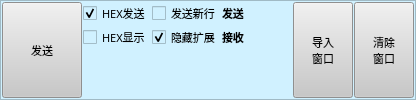
    <widget class="QFrame" name="frame_10">
     <property name="minimumSize">
      <size>
       <width>0</width>
       <height>40</height>
      </size>
     </property>
     <property name="maximumSize">
      <size>
       <width>16777215</width>
       <height>200</height>
      </size>
     </property>
     <property name="font">
      <font>
       <pointsize>10</pointsize>
      </font>
     </property>
     <property name="styleSheet">
      <string notr="true">background-color: rgb(208, 241, 255);</string>
     </property>
     <property name="frameShape">
      <enum>QFrame::StyledPanel</enum>
     </property>
     <property name="frameShadow">
      <enum>QFrame::Sunken</enum>
     </property>
     <layout class="QGridLayout" name="gridLayout">
      <property name="leftMargin">
       <number>1</number>
      </property>
      <property name="topMargin">
       <number>1</number>
      </property>
      <property name="rightMargin">
       <number>1</number>
      </property>
      <property name="bottomMargin">
       <number>1</number>
      </property>
      <property name="spacing">
       <number>1</number>
      </property>
      <item row="1" column="2">
       <widget class="QCheckBox" name="check_hide">
        <property name="enabled">
         <bool>true</bool>
        </property>
        <property name="sizePolicy">
         <sizepolicy hsizetype="Fixed" vsizetype="Fixed">
          <horstretch>0</horstretch>
          <verstretch>0</verstretch>
         </sizepolicy>
        </property>
        <property name="minimumSize">
         <size>
          <width>0</width>
          <height>10</height>
         </size>
        </property>
        <property name="font">
         <font>
          <family>新宋体</family>
          <pointsize>8</pointsize>
         </font>
        </property>
        <property name="text">
         <string>隐藏扩展</string>
        </property>
        <property name="checkable">
         <bool>true</bool>
        </property>
        <property name="checked">
         <bool>true</bool>
        </property>
        <property name="tristate">
         <bool>false</bool>
        </property>
       </widget>
      </item>
      <item row="0" column="2">
       <widget class="QCheckBox" name="check_new_line">
        <property name="sizePolicy">
         <sizepolicy hsizetype="Fixed" vsizetype="Fixed">
          <horstretch>0</horstretch>
          <verstretch>0</verstretch>
         </sizepolicy>
        </property>
        <property name="minimumSize">
         <size>
          <width>0</width>
          <height>10</height>
         </size>
        </property>
        <property name="font">
         <font>
          <family>新宋体</family>
          <pointsize>8</pointsize>
         </font>
        </property>
        <property name="text">
         <string>发送新行</string>
        </property>
       </widget>
      </item>
      <item row="1" column="1">
       <widget class="QCheckBox" name="check_show_hex">
        <property name="sizePolicy">
         <sizepolicy hsizetype="Fixed" vsizetype="Fixed">
          <horstretch>0</horstretch>
          <verstretch>0</verstretch>
         </sizepolicy>
        </property>
        <property name="minimumSize">
         <size>
          <width>0</width>
          <height>10</height>
         </size>
        </property>
        <property name="font">
         <font>
          <family>新宋体</family>
          <pointsize>8</pointsize>
         </font>
        </property>
        <property name="text">
         <string>HEX显示</string>
        </property>
       </widget>
      </item>
      <item row="0" column="0" rowspan="3">
       <widget class="QPushButton" name="pushButton_send">
        <property name="sizePolicy">
         <sizepolicy hsizetype="Preferred" vsizetype="Preferred">
          <horstretch>0</horstretch>
          <verstretch>0</verstretch>
         </sizepolicy>
        </property>
        <property name="minimumSize">
         <size>
          <width>40</width>
          <height>20</height>
         </size>
        </property>
        <property name="maximumSize">
         <size>
          <width>1000</width>
          <height>100</height>
         </size>
        </property>
        <property name="font">
         <font>
          <family>新宋体</family>
          <pointsize>8</pointsize>
         </font>
        </property>
        <property name="styleSheet">
         <string notr="true">background-color: rgb(200, 200, 200);</string>
        </property>
        <property name="text">
         <string>发送</string>
        </property>
       </widget>
      </item>
      <item row="0" column="3">
       <widget class="QLabel" name="label_sen_count">
        <property name="minimumSize">
         <size>
          <width>70</width>
          <height>10</height>
         </size>
        </property>
        <property name="maximumSize">
         <size>
          <width>70</width>
          <height>20</height>
         </size>
        </property>
        <property name="font">
         <font>
          <family>新宋体</family>
          <pointsize>8</pointsize>
          <weight>75</weight>
          <bold>true</bold>
         </font>
        </property>
        <property name="text">
         <string>发送</string>
        </property>
       </widget>
      </item>
      <item row="0" column="1">
       <widget class="QCheckBox" name="check_hex_send">
        <property name="sizePolicy">
         <sizepolicy hsizetype="Fixed" vsizetype="Fixed">
          <horstretch>0</horstretch>
          <verstretch>0</verstretch>
         </sizepolicy>
        </property>
        <property name="minimumSize">
         <size>
          <width>0</width>
          <height>10</height>
         </size>
        </property>
        <property name="font">
         <font>
          <family>新宋体</family>
          <pointsize>8</pointsize>
         </font>
        </property>
        <property name="autoFillBackground">
         <bool>false</bool>
        </property>
        <property name="text">
         <string>HEX发送</string>
        </property>
        <property name="checked">
         <bool>true</bool>
        </property>
       </widget>
      </item>
      <item row="1" column="3">
       <widget class="QLabel" name="label_rec_count">
        <property name="minimumSize">
         <size>
          <width>70</width>
          <height>10</height>
         </size>
        </property>
        <property name="maximumSize">
         <size>
          <width>70</width>
          <height>20</height>
         </size>
        </property>
        <property name="font">
         <font>
          <family>新宋体</family>
          <pointsize>8</pointsize>
          <weight>75</weight>
          <bold>true</bold>
         </font>
        </property>
        <property name="text">
         <string>接收</string>
        </property>
       </widget>
      </item>
      <item row="0" column="5" rowspan="3">
       <widget class="QPushButton" name="pushButton_clear">
        <property name="sizePolicy">
         <sizepolicy hsizetype="Fixed" vsizetype="Preferred">
          <horstretch>0</horstretch>
          <verstretch>0</verstretch>
         </sizepolicy>
        </property>
        <property name="minimumSize">
         <size>
          <width>40</width>
          <height>15</height>
         </size>
        </property>
        <property name="maximumSize">
         <size>
          <width>60</width>
          <height>100</height>
         </size>
        </property>
        <property name="font">
         <font>
          <family>新宋体</family>
          <pointsize>8</pointsize>
         </font>
        </property>
        <property name="layoutDirection">
         <enum>Qt::LeftToRight</enum>
        </property>
        <property name="styleSheet">
         <string notr="true">background-color: rgb(200, 200, 200);</string>
        </property>
        <property name="text">
         <string>清除
窗口</string>
        </property>
        <property name="checkable">
         <bool>false</bool>
        </property>
        <property name="autoRepeat">
         <bool>false</bool>
        </property>
        <property name="autoDefault">
         <bool>false</bool>
        </property>
       </widget>
      </item>
      <item row="0" column="4" rowspan="3">
       <widget class="QPushButton" name="pushButton_load">
        <property name="sizePolicy">
         <sizepolicy hsizetype="Minimum" vsizetype="Preferred">
          <horstretch>0</horstretch>
          <verstretch>0</verstretch>
         </sizepolicy>
        </property>
        <property name="minimumSize">
         <size>
          <width>40</width>
          <height>15</height>
         </size>
        </property>
        <property name="maximumSize">
         <size>
          <width>60</width>
          <height>100</height>
         </size>
        </property>
        <property name="font">
         <font>
          <family>新宋体</family>
          <pointsize>8</pointsize>
         </font>
        </property>
        <property name="toolTip">
         <string>&lt;html&gt;&lt;head/&gt;&lt;body&gt;&lt;p&gt;这个按钮可以将导出的数据再次导入，并且触发QTcan2同等的效果显示&lt;/p&gt;&lt;/body&gt;&lt;/html&gt;</string>
        </property>
        <property name="layoutDirection">
         <enum>Qt::LeftToRight</enum>
        </property>
        <property name="styleSheet">
         <string notr="true">background-color: rgb(200, 200, 200);</string>
        </property>
        <property name="text">
         <string>导入
窗口</string>
        </property>
        <property name="checkable">
         <bool>false</bool>
        </property>
        <property name="autoRepeat">
         <bool>false</bool>
        </property>
        <property name="autoDefault">
         <bool>false</bool>
        </property>
       </widget>
      </item>
     </layout>
    </widget>
